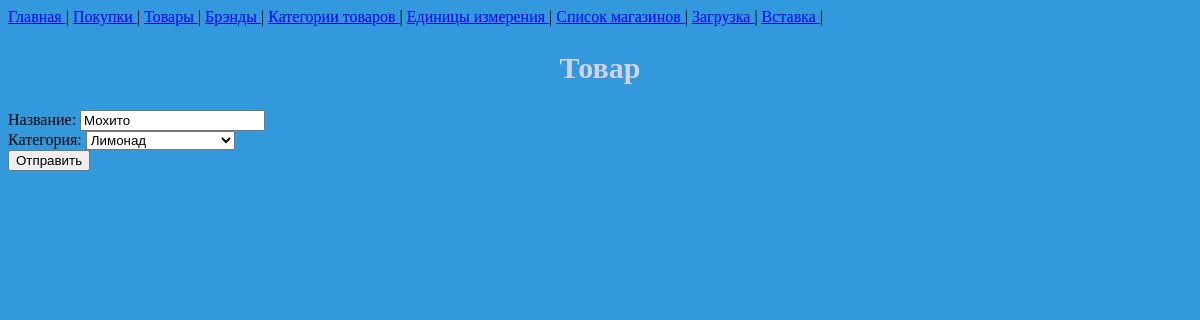
/product/26, run on an earlier commit of the app's database.
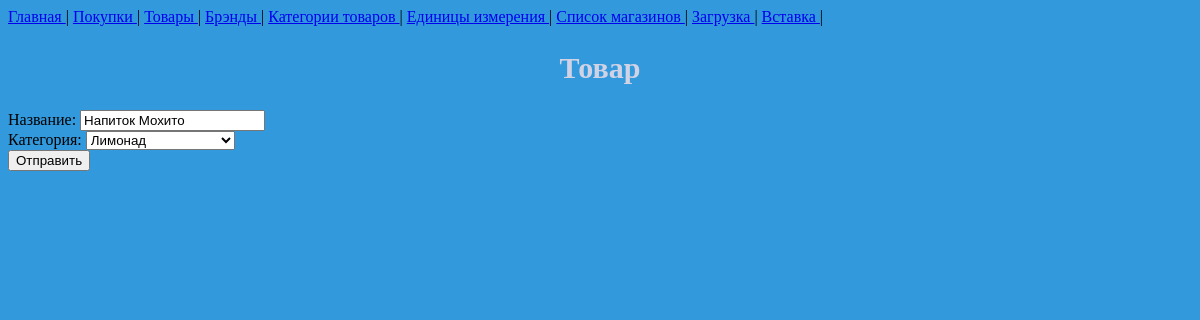
And on a later commit of the database.
### buy/models.py (models this page shows, shortened)
class Product(models.Model):
    name = models.CharField(max_length=100)
    category = models.ForeignKey(Category, models.PROTECT, null=True, blank=True)

### buy/views.py (the view)
# urls.py: path('product/<int:pk>', views.UpdateProduct.as_view(), name='update-product'),
class UpdateProduct(UpdateView):
    model = Product
    form_class = ProductForm
    template_name = 'buy/product.html'
    success_url = '/product'

### buy/forms.py
class ProductForm(forms.ModelForm):
    class Meta:
        model = Product
        fields = '__all__'
        labels = {
            'name': 'Название',
            'category': 'Категория'
        }

### buy/models.py (called while the page is built)
    def __str__(self):
        return self.name

### buy/templates/buy/product.html (shortened to what this page needs)
{% extends 'buy/base.html' %}
{% block content %}
    {% include 'includes/navbar.html' %}
    <h2> Товар </h2>
    <form method="post">
        {% for field in form %}
            <div class="form-style {% if field.errors %} errors {% endif %} ">
                {{ field.label_tag }}
                {{ field }}
            </div>
        {% endfor %}
        <button type="submit">Отправить</button>
    </form>
{% endblock %}

What changed in the data, as far as the page shows it:
changed Product "Лимонад": name "Мохито" → "Напиток Мохито"
